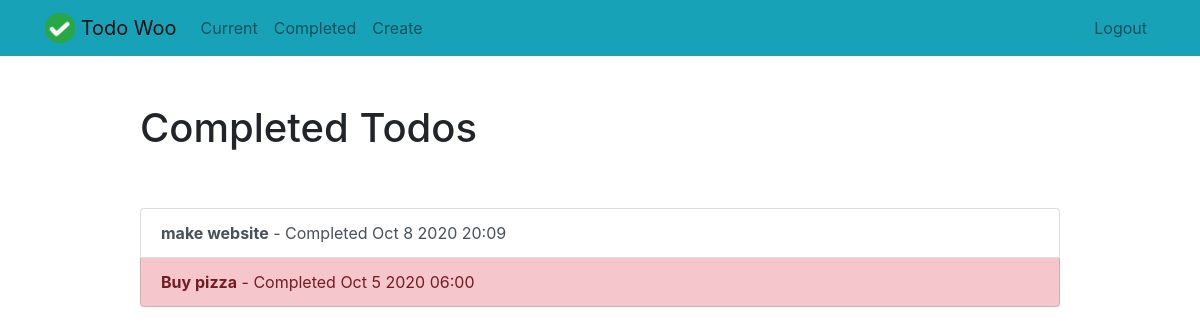
The page /completed/ (signed in) on the database as committed earlier.
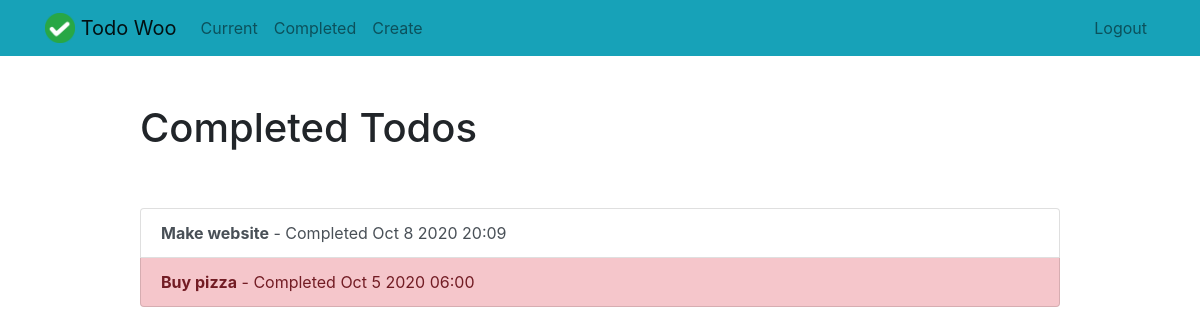
The same page on the database as committed later.
### todoapp/models.py (models this page shows, shortened)
class Todo(models.Model):
    title = models.CharField(max_length=100)
    memo = models.TextField(blank=True)
    created = models.DateTimeField(auto_now_add=True)
    datecompleted = models.DateTimeField(null=True,blank=True)
    important = models.BooleanField(default=False)
    user = models.ForeignKey(User,on_delete=models.CASCADE)

### todoapp/views.py (the view)
# urls.py: path('completed/', views.completedtodos, name='completedtodos'),
@login_required
def completedtodos(request):
    todos = Todo.objects.filter(user=request.user, datecompleted__isnull=False).order_by('-datecompleted')
    return render(request, 'todoapp/completedtodos.html', {'todos': todos})

### todoapp/templates/todoapp/completedtodos.html
{% extends "todoapp/base.html" %}
{% block content %}
    <div class="row justify-content-center mt-5">
        <div class="col-md-10">
            <h1>Completed Todos</h1>
        </div>
    </div>
    <div class="row justify-content-center mt-5">
        <div class="col-md-10">
            <div class="list-group">
                {% for todo in todos %}
                    <a href="{% url 'viewtodo' todo.id %}" class="list-group-item list-group-item-action{% if todo.important %} list-group-item-danger{% endif %}"><b>{{ todo.title }}</b> - Completed {{ todo.datecompleted|date:'M j Y H:i' }}</a>
                {% endfor %}
            </div>
        </div>
    </div>
{% endblock %}

Rows that differ between the two databases and show on the page:
changed Todo: title "make website" → "Make website"
